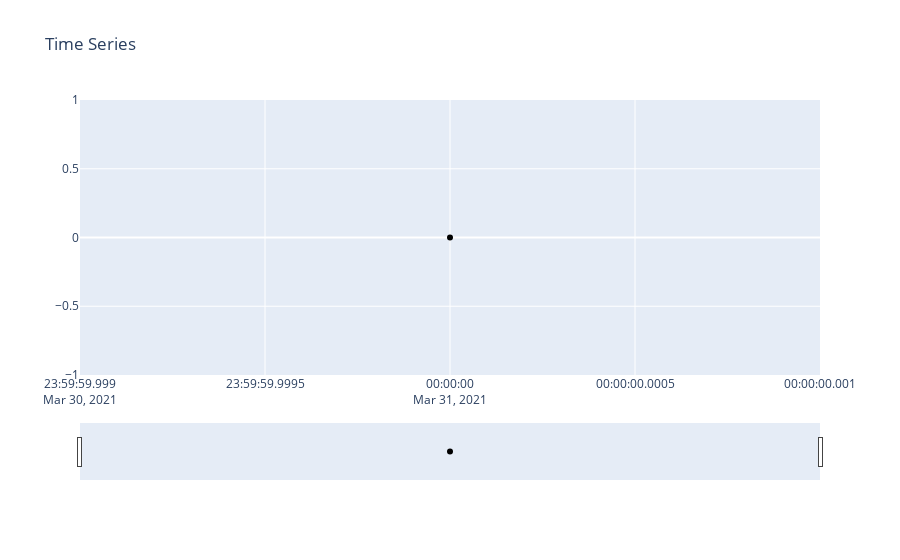

Notebook source saved alongside this figure:
### Code cell
plot_time_series(df[df["sku"] == 129187].set_index("date")["sold_quantity"])

### Figure 1 — Plotly figure (JSON) as saved in the notebook; plotly's stock layout.template omitted (floating-point values rounded to 4 significant figures)
{"data": [{"line": {"color": "black", "width": 2}, "type": "scatter", "x": ["2021-03-31T00:00:00"], "y": [0]}], "layout": {"autosize": true, "title": {"text": "Time Series"}, "xaxis": {"autorange": true, "range": ["2021-03-30 23:59:59.999", "2021-03-31 00:00:00.001"], "rangeslider": {"autorange": true, "range": ["2021-03-30 23:59:59.999", "2021-03-31 00:00:00.001"], "visible": true, "yaxis": {"_template": null, "rangemode": "match"}}, "type": "date"}, "yaxis": {"autorange": true, "range": [-1, 1], "type": "linear"}}}
